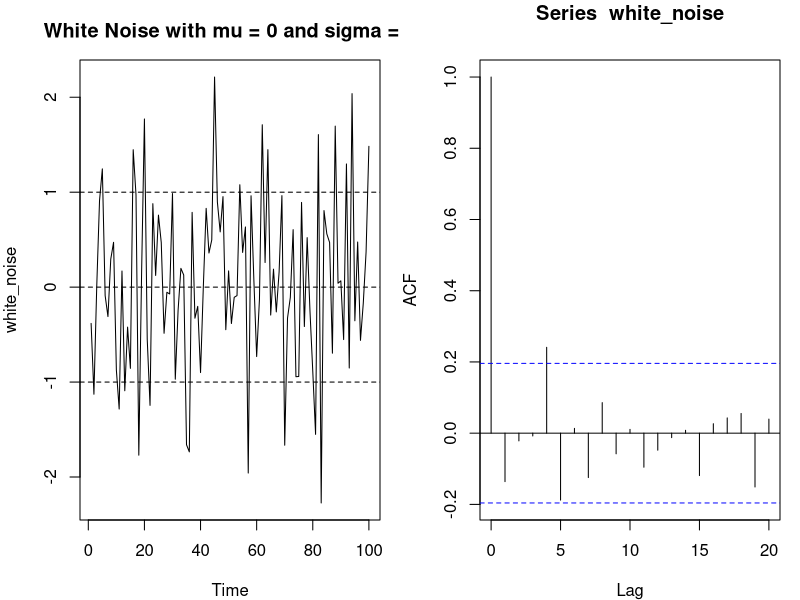
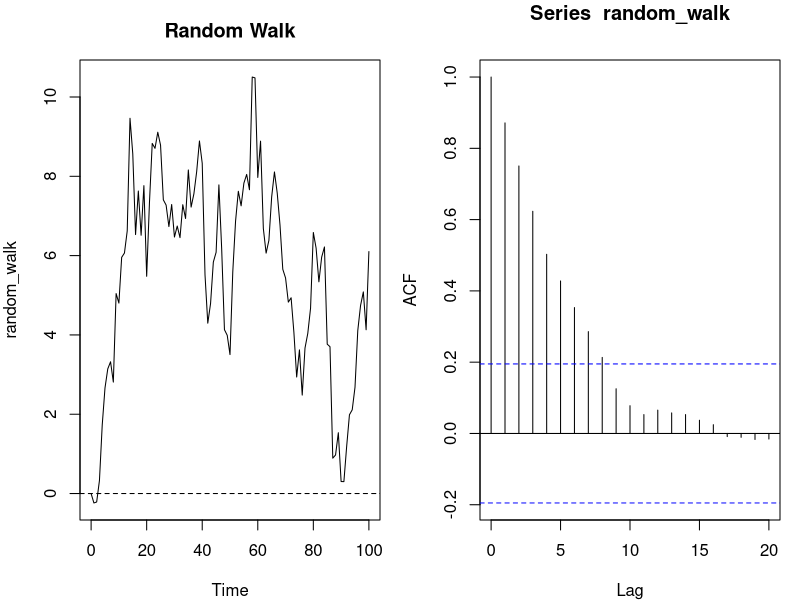
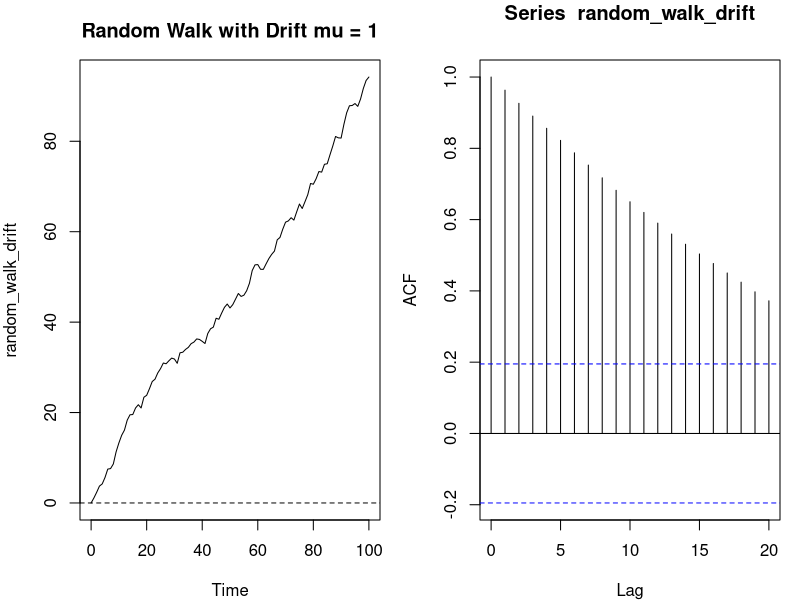
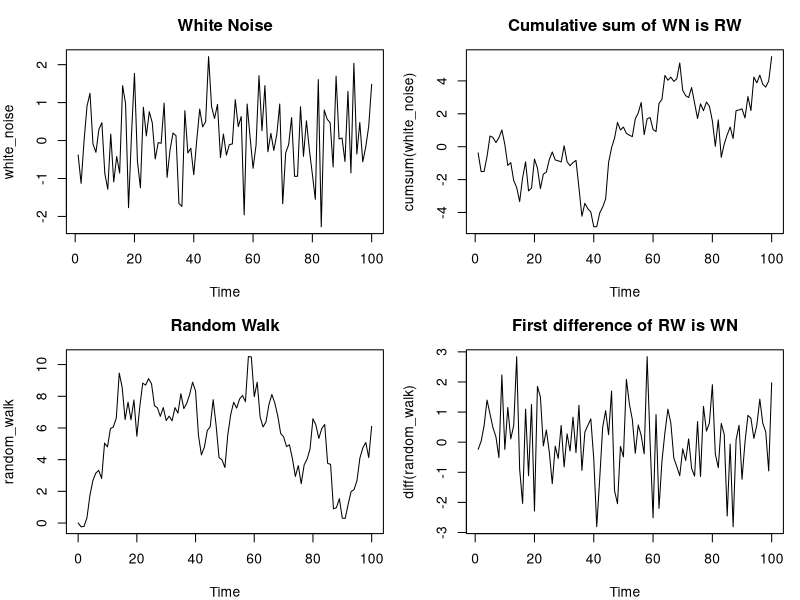
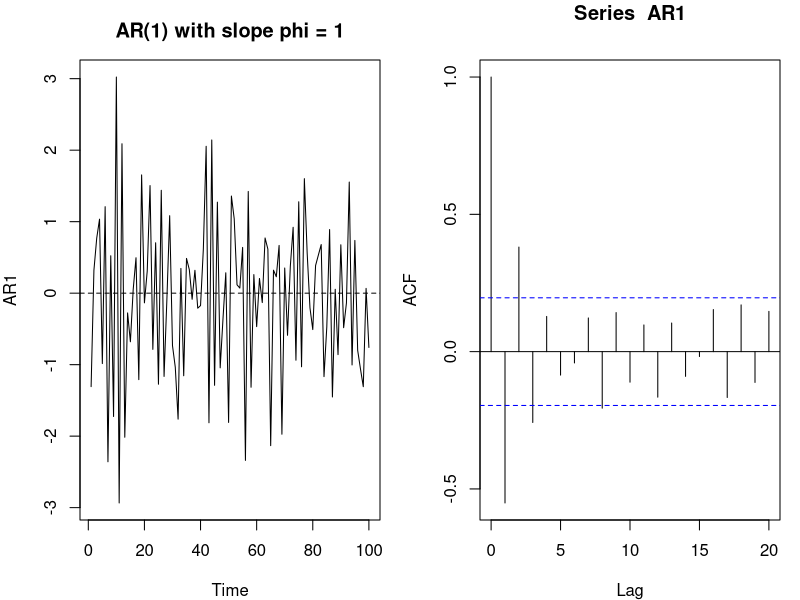

These charts were generated, in order, by the following R code:
## ---- chunk 1
knitr::opts_chunk$set(echo = TRUE)
## ---- chunk 2
white_noise <- arima.sim(model = list(order=c(0,0,0)), n = 100)
par(mfrow=1:2, mar=c(4,4,3,1))
plot(white_noise, main="White Noise with mu = 0 and sigma = 1")
abline(h=c(-1,0,1), lty=2)
acf(white_noise)
Box.test(white_noise, lag=10, type="Ljung")
## ---- chunk 3
random_walk <- arima.sim(model = list(order=c(0,1,0)), n = 100)
par(mfrow=1:2, mar=c(4,4,3,1))
plot(random_walk, main="Random Walk")
abline(h=0, lty=2)
acf(random_walk)
Box.test(random_walk, lag=10, type="Ljung")
## ---- chunk 4
random_walk_drift <- arima.sim(model = list(order=c(0,1,0)), n = 100, mean=1)
par(mfrow=1:2, mar=c(4,4,3,1))
plot(random_walk_drift, main="Random Walk with Drift mu = 1")
abline(h=0, lty=2)
acf(random_walk_drift)
Box.test(random_walk_drift, lag=10, type="Ljung")
## ---- chunk 5
par(mfrow=c(2,2), mar=c(4,4,3,1))
plot(white_noise, main="White Noise")
plot.ts(cumsum(white_noise), main="Cumulative sum of WN is RW")
plot(random_walk, main="Random Walk")
plot(diff(random_walk), main="First difference of RW is WN")
## ---- chunk 6
AR1 <- arima.sim(model = list(ar=-.5), n = 100)
par(mfrow=1:2, mar=c(4,4,3,1))
plot(AR1, main="AR(1) with slope phi = 1")
abline(h=0, lty=2)
acf(AR1)
Box.test(AR1, lag=10, type="Ljung")
